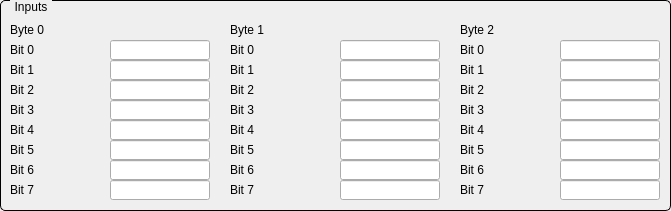
  <widget class="QGroupBox" name="titleGroupBox_3">
   <property name="geometry">
    <rect>
     <x>10</x>
     <y>90</y>
     <width>671</width>
     <height>211</height>
    </rect>
   </property>
   <property name="styleSheet">
    <string notr="true">QGroupBox {
    border: 1px solid black;
    border-radius: 5px;
    margin-top: 0.5em;
}

QGroupBox::title {
    subcontrol-origin: margin;
    left: 10px;
    padding: 0 3px 0 3px;
}</string>
   </property>
   <property name="title">
    <string>Inputs</string>
   </property>
   <widget class="QLabel" name="label">
    <property name="geometry">
     <rect>
      <x>10</x>
      <y>20</y>
      <width>50</width>
      <height>20</height>
     </rect>
    </property>
    <property name="text">
     <string>Byte 0</string>
    </property>
   </widget>
   <widget class="QESimpleShape" name="ledByte0_0">
    <property name="geometry">
     <rect>
      <x>50</x>
      <y>40</y>
      <width>16</width>
      <height>20</height>
     </rect>
    </property>
    <property name="colour0" stdset="0">
     <color>
      <red>240</red>
      <green>5</green>
      <blue>5</blue>
     </color>
    </property>
    <property name="variable" stdset="0">
     <string/>
    </property>
   </widget>
   <widget class="QELineEdit" name="txtByte0_0">
    <property name="geometry">
     <rect>
      <x>110</x>
      <y>40</y>
      <width>100</width>
      <height>20</height>
     </rect>
    </property>
    <property name="variable" stdset="0">
     <string/>
    </property>
   </widget>
   <widget class="QESimpleShape" name="ledByte0_1">
    <property name="geometry">
     <rect>
      <x>50</x>
      <y>60</y>
      <width>16</width>
      <height>20</height>
     </rect>
    </property>
    <property name="colour0" stdset="0">
     <color>
      <red>240</red>
      <green>5</green>
      <blue>5</blue>
     </color>
    </property>
    <property name="variable" stdset="0">
     <string/>
    </property>
   </widget>
   <widget class="QELineEdit" name="txtByte0_1">
    <property name="geometry">
     <rect>
      <x>110</x>
      <y>60</y>
      <width>100</width>
      <height>20</height>
     </rect>
    </property>
    <property name="variable" stdset="0">
     <string/>
    </property>
   </widget>
   <widget class="QESimpleShape" name="ledByte0_2">
    <property name="geometry">
     <rect>
      <x>50</x>
      <y>80</y>
      <width>16</width>
      <height>20</height>
     </rect>
    </property>
    <property name="colour0" stdset="0">
     <color>
      <red>240</red>
      <green>5</green>
      <blue>5</blue>
     </color>
    </property>
    <property name="variable" stdset="0">
     <string/>
    </property>
   </widget>
   <widget class="QELineEdit" name="txtByte0_2">
    <property name="geometry">
     <rect>
      <x>110</x>
      <y>80</y>
      <width>100</width>
      <height>20</height>
     </rect>
    </property>
    <property name="variable" stdset="0">
     <string/>
    </property>
   </widget>
   <widget class="QESimpleShape" name="ledByte0_3">
    <property name="geometry">
     <rect>
      <x>50</x>
      <y>100</y>
      <width>16</width>
      <height>20</height>
     </rect>
    </property>
    <property name="colour0" stdset="0">
     <color>
      <red>240</red>
      <green>5</green>
      <blue>5</blue>
     </color>
    </property>
    <property name="variable" stdset="0">
     <string/>
    </property>
   </widget>
   <widget class="QELineEdit" name="txtByte0_3">
    <property name="geometry">
     <rect>
      <x>110</x>
      <y>100</y>
      <width>100</width>
      <height>20</height>
     </rect>
    </property>
    <property name="variable" stdset="0">
     <string/>
    </property>
   </widget>
   <widget class="QESimpleShape" name="ledByte0_4">
    <property name="geometry">
     <rect>
      <x>50</x>
      <y>120</y>
      <width>16</width>
      <height>20</height>
     </rect>
    </property>
    <property name="colour0" stdset="0">
     <color>
      <red>240</red>
      <green>5</green>
      <blue>5</blue>
     </color>
    </property>
    <property name="variable" stdset="0">
     <string/>
    </property>
   </widget>
   <widget class="QELineEdit" name="txtByte0_4">
    <property name="geometry">
     <rect>
      <x>110</x>
      <y>120</y>
      <width>100</width>
      <height>20</height>
     </rect>
    </property>
    <property name="variable" stdset="0">
     <string/>
    </property>
   </widget>
   <widget class="QESimpleShape" name="ledByte0_5">
    <property name="geometry">
     <rect>
      <x>50</x>
      <y>140</y>
      <width>16</width>
      <height>20</height>
     </rect>
    </property>
    <property name="colour0" stdset="0">
     <color>
      <red>240</red>
      <green>5</green>
      <blue>5</blue>
     </color>
    </property>
    <property name="variable" stdset="0">
     <string/>
    </property>
   </widget>
   <widget class="QELineEdit" name="txtByte0_5">
    <property name="geometry">
     <rect>
      <x>110</x>
      <y>140</y>
      <width>100</width>
      <height>20</height>
     </rect>
    </property>
    <property name="variable" stdset="0">
     <string/>
    </property>
   </widget>
   <widget class="QESimpleShape" name="ledByte0_6">
    <property name="geometry">
     <rect>
      <x>50</x>
      <y>160</y>
      <width>16</width>
      <height>20</height>
     </rect>
    </property>
    <property name="colour0" stdset="0">
     <color>
      <red>240</red>
      <green>5</green>
      <blue>5</blue>
     </color>
    </property>
    <property name="variable" stdset="0">
     <string/>
    </property>
   </widget>
   <widget class="QELineEdit" name="txtByte0_6">
    <property name="geometry">
     <rect>
      <x>110</x>
      <y>160</y>
      <width>100</width>
      <height>20</height>
     </rect>
    </property>
    <property name="variable" stdset="0">
     <string/>
    </property>
   </widget>
   <widget class="QESimpleShape" name="ledByte0_7">
    <property name="geometry">
     <rect>
      <x>50</x>
      <y>180</y>
      <width>16</width>
      <height>20</height>
     </rect>
    </property>
    <property name="colour0" stdset="0">
     <color>
      <red>240</red>
      <green>5</green>
      <blue>5</blue>
     </color>
    </property>
    <property name="variable" stdset="0">
     <string/>
    </property>
   </widget>
   <widget class="QELineEdit" name="txtByte0_7">
    <property name="geometry">
     <rect>
      <x>110</x>
      <y>180</y>
      <width>100</width>
      <height>20</height>
     </rect>
    </property>
    <property name="variable" stdset="0">
     <string/>
    </property>
   </widget>
   <widget class="QESimpleShape" name="ledByte1_0">
    <property name="geometry">
     <rect>
      <x>280</x>
      <y>40</y>
      <width>16</width>
      <height>20</height>
     </rect>
    </property>
    <property name="colour0" stdset="0">
     <color>
      <red>240</red>
      <green>5</green>
      <blue>5</blue>
     </color>
    </property>
    <property name="variable" stdset="0">
     <string/>
    </property>
   </widget>
   <widget class="QELineEdit" name="txtByte1_0">
    <property name="geometry">
     <rect>
      <x>340</x>
      <y>40</y>
      <width>100</width>
      <height>20</height>
     </rect>
    </property>
    <property name="variable" stdset="0">
     <string/>
    </property>
   </widget>
   <widget class="QLabel" name="label_11">
    <property name="geometry">
     <rect>
      <x>230</x>
      <y>20</y>
      <width>50</width>
      <height>20</height>
     </rect>
    </property>
    <property name="text">
     <string>Byte 1</string>
    </property>
   </widget>
   <widget class="QESimpleShape" name="ledByte1_1">
    <property name="geometry">
     <rect>
      <x>280</x>
      <y>60</y>
      <width>16</width>
      <height>20</height>
     </rect>
    </property>
    <property name="colour0" stdset="0">
     <color>
      <red>240</red>
      <green>5</green>
      <blue>5</blue>
     </color>
    </property>
    <property name="variable" stdset="0">
     <string/>
    </property>
   </widget>
   <widget class="QELineEdit" name="txtByte1_1">
    <property name="geometry">
     <rect>
      <x>340</x>
      <y>60</y>
      <width>100</width>
      <height>20</height>
     </rect>
    </property>
    <property name="variable" stdset="0">
     <string/>
    </property>
   </widget>
   <widget class="QESimpleShape" name="ledByte1_2">
    <property name="geometry">
     <rect>
      <x>280</x>
      <y>80</y>
      <width>16</width>
      <height>20</height>
     </rect>
    </property>
    <property name="colour0" stdset="0">
     <color>
      <red>240</red>
      <green>5</green>
      <blue>5</blue>
     </color>
    </property>
    <property name="variable" stdset="0">
     <string/>
    </property>
   </widget>
   <widget class="QELineEdit" name="txtByte1_2">
    <property name="geometry">
     <rect>
      <x>340</x>
      <y>80</y>
      <width>100</width>
      <height>20</height>
     </rect>
    </property>
    <property name="variable" stdset="0">
     <string/>
    </property>
   </widget>
   <widget class="QESimpleShape" name="ledByte1_3">
    <property name="geometry">
     <rect>
      <x>280</x>
      <y>100</y>
      <width>16</width>
      <height>20</height>
     </rect>
    </property>
    <property name="colour0" stdset="0">
     <color>
      <red>240</red>
      <green>5</green>
      <blue>5</blue>
     </color>
    </property>
    <property name="variable" stdset="0">
     <string/>
    </property>
   </widget>
   <widget class="QELineEdit" name="txtByte1_3">
    <property name="geometry">
     <rect>
      <x>340</x>
      <y>100</y>
      <width>100</width>
      <height>20</height>
     </rect>
    </property>
    <property name="variable" stdset="0">
     <string/>
    </property>
   </widget>
   <widget class="QESimpleShape" name="ledByte1_4">
    <property name="geometry">
     <rect>
      <x>280</x>
      <y>120</y>
      <width>16</width>
      <height>20</height>
     </rect>
    </property>
    <property name="colour0" stdset="0">
     <color>
      <red>240</red>
      <green>5</green>
      <blue>5</blue>
     </color>
    </property>
    <property name="variable" stdset="0">
     <string/>
    </property>
   </widget>
   <widget class="QELineEdit" name="txtByte1_4">
    <property name="geometry">
     <rect>
      <x>340</x>
      <y>120</y>
      <width>100</width>
      <height>20</height>
     </rect>
    </property>
    <property name="variable" stdset="0">
     <string/>
    </property>
   </widget>
   <widget class="QESimpleShape" name="ledByte1_5">
    <property name="geometry">
     <rect>
      <x>280</x>
      <y>140</y>
      <width>16</width>
      <height>20</height>
     </rect>
    </property>
    <property name="colour0" stdset="0">
     <color>
      <red>240</red>
      <green>5</green>
      <blue>5</blue>
     </color>
    </property>
    <property name="variable" stdset="0">
     <string/>
    </property>
   </widget>
   <widget class="QELineEdit" name="txtByte1_5">
    <property name="geometry">
     <rect>
      <x>340</x>
      <y>140</y>
      <width>100</width>
      <height>20</height>
     </rect>
    </property>
    <property name="variable" stdset="0">
     <string/>
    </property>
   </widget>
   <widget class="QESimpleShape" name="ledByte1_6">
    <property name="geometry">
     <rect>
      <x>280</x>
      <y>160</y>
      <width>16</width>
      <height>20</height>
     </rect>
    </property>
    <property name="colour0" stdset="0">
     <color>
      <red>240</red>
      <green>5</green>
      <blue>5</blue>
     </color>
    </property>
    <property name="variable" stdset="0">
     <string/>
    </property>
   </widget>
   <widget class="QELineEdit" name="txtByte1_6">
    <property name="geometry">
     <rect>
      <x>340</x>
      <y>160</y>
      <width>100</width>
      <height>20</height>
     </rect>
    </property>
    <property name="variable" stdset="0">
     <string/>
    </property>
   </widget>
   <widget class="QESimpleShape" name="ledByte1_7">
    <property name="geometry">
     <rect>
      <x>280</x>
      <y>180</y>
      <width>16</width>
      <height>20</height>
     </rect>
    </property>
    <property name="colour0" stdset="0">
     <color>
      <red>240</red>
      <green>5</green>
      <blue>5</blue>
     </color>
    </property>
    <property name="variable" stdset="0">
     <string/>
    </property>
   </widget>
   <widget class="QELineEdit" name="txtByte1_7">
    <property name="geometry">
     <rect>
      <x>340</x>
      <y>180</y>
      <width>100</width>
      <height>20</height>
     </rect>
    </property>
    <property name="variable" stdset="0">
     <string/>
    </property>
   </widget>
   <widget class="QESimpleShape" name="ledByte2_0">
    <property name="geometry">
     <rect>
      <x>500</x>
      <y>40</y>
      <width>16</width>
      <height>20</height>
     </rect>
    </property>
    <property name="colour0" stdset="0">
     <color>
      <red>240</red>
      <green>5</green>
      <blue>5</blue>
     </color>
    </property>
    <property name="variable" stdset="0">
     <string/>
    </property>
   </widget>
   <widget class="QELineEdit" name="txtByte2_0">
    <property name="geometry">
     <rect>
      <x>560</x>
      <y>40</y>
      <width>100</width>
      <height>20</height>
     </rect>
    </property>
    <property name="variable" stdset="0">
     <string/>
    </property>
   </widget>
   <widget class="QLabel" name="label_20">
    <property name="geometry">
     <rect>
      <x>460</x>
      <y>20</y>
      <width>50</width>
      <height>20</height>
     </rect>
    </property>
    <property name="text">
     <string>Byte 2</string>
    </property>
   </widget>
   <widget class="QELineEdit" name="txtByte2_1">
    <property name="geometry">
     <rect>
      <x>560</x>
      <y>60</y>
      <width>100</width>
      <height>20</height>
     </rect>
    </property>
    <property name="variable" stdset="0">
     <string/>
    </property>
   </widget>
   <widget class="QESimpleShape" name="ledByte2_1">
    <property name="geometry">
     <rect>
      <x>500</x>
      <y>60</y>
      <width>16</width>
      <height>20</height>
     </rect>
    </property>
    <property name="colour0" stdset="0">
     <color>
      <red>240</red>
      <green>5</green>
      <blue>5</blue>
     </color>
    </property>
    <property name="variable" stdset="0">
     <string/>
    </property>
   </widget>
   <widget class="QELineEdit" name="txtByte2_2">
    <property name="geometry">
     <rect>
      <x>560</x>
      <y>80</y>
      <width>100</width>
      <height>20</height>
     </rect>
    </property>
    <property name="variable" stdset="0">
     <string/>
    </property>
   </widget>
   <widget class="QESimpleShape" name="ledByte2_2">
    <property name="geometry">
     <rect>
      <x>500</x>
      <y>80</y>
      <width>16</width>
      <height>20</height>
     </rect>
    </property>
    <property name="colour0" stdset="0">
     <color>
      <red>240</red>
      <green>5</green>
      <blue>5</blue>
     </color>
    </property>
    <property name="variable" stdset="0">
     <string/>
    </property>
   </widget>
   <widget class="QELineEdit" name="txtByte2_3">
    <property name="geometry">
     <rect>
      <x>560</x>
      <y>100</y>
      <width>100</width>
      <height>20</height>
     </rect>
    </property>
    <property name="variable" stdset="0">
     <string/>
    </property>
   </widget>
   <widget class="QESimpleShape" name="ledByte2_3">
    <property name="geometry">
     <rect>
      <x>500</x>
      <y>100</y>
      <width>16</width>
      <height>20</height>
     </rect>
    </property>
    <property name="colour0" stdset="0">
     <color>
      <red>240</red>
      <green>5</green>
      <blue>5</blue>
     </color>
    </property>
    <property name="variable" stdset="0">
     <string/>
    </property>
   </widget>
   <widget class="QELineEdit" name="txtByte2_4">
    <property name="geometry">
     <rect>
      <x>560</x>
      <y>120</y>
      <width>100</width>
      <height>20</height>
     </rect>
    </property>
    <property name="variable" stdset="0">
     <string/>
    </property>
   </widget>
   <widget class="QESimpleShape" name="ledByte2_4">
    <property name="geometry">
     <rect>
      <x>500</x>
      <y>120</y>
      <width>16</width>
      <height>20</height>
     </rect>
    </property>
    <property name="colour0" stdset="0">
     <color>
      <red>240</red>
      <green>5</green>
      <blue>5</blue>
     </color>
    </property>
    <property name="variable" stdset="0">
     <string/>
    </property>
   </widget>
   <widget class="QELineEdit" name="txtByte2_5">
    <property name="geometry">
     <rect>
      <x>560</x>
      <y>140</y>
      <width>100</width>
      <height>20</height>
     </rect>
    </property>
    <property name="variable" stdset="0">
     <string/>
    </property>
   </widget>
   <widget class="QESimpleShape" name="ledByte2_5">
    <property name="geometry">
     <rect>
      <x>500</x>
      <y>140</y>
      <width>16</width>
      <height>20</height>
     </rect>
    </property>
    <property name="colour0" stdset="0">
     <color>
      <red>240</red>
      <green>5</green>
      <blue>5</blue>
     </color>
    </property>
    <property name="variable" stdset="0">
     <string/>
    </property>
   </widget>
   <widget class="QELineEdit" name="txtByte2_6">
    <property name="geometry">
     <rect>
      <x>560</x>
      <y>160</y>
      <width>100</width>
      <height>20</height>
     </rect>
    </property>
    <property name="variable" stdset="0">
     <string/>
    </property>
   </widget>
   <widget class="QESimpleShape" name="ledByte2_6">
    <property name="geometry">
     <rect>
      <x>500</x>
      <y>160</y>
      <width>16</width>
      <height>20</height>
     </rect>
    </property>
    <property name="colour0" stdset="0">
     <color>
      <red>240</red>
      <green>5</green>
      <blue>5</blue>
     </color>
    </property>
    <property name="variable" stdset="0">
     <string/>
    </property>
   </widget>
   <widget class="QELineEdit" name="txtByte2_7">
    <property name="geometry">
     <rect>
      <x>560</x>
      <y>180</y>
      <width>100</width>
      <height>20</height>
     </rect>
    </property>
    <property name="variable" stdset="0">
     <string/>
    </property>
   </widget>
   <widget class="QESimpleShape" name="ledByte2_7">
    <property name="geometry">
     <rect>
      <x>500</x>
      <y>180</y>
      <width>16</width>
      <height>20</height>
     </rect>
    </property>
    <property name="colour0" stdset="0">
     <color>
      <red>240</red>
      <green>5</green>
      <blue>5</blue>
     </color>
    </property>
    <property name="variable" stdset="0">
     <string/>
    </property>
   </widget>
   <widget class="QLabel" name="label_53">
    <property name="geometry">
     <rect>
      <x>10</x>
      <y>40</y>
      <width>30</width>
      <height>20</height>
     </rect>
    </property>
    <property name="text">
     <string>Bit 0</string>
    </property>
   </widget>
   <widget class="QLabel" name="label_55">
    <property name="geometry">
     <rect>
      <x>10</x>
      <y>60</y>
      <width>30</width>
      <height>20</height>
     </rect>
    </property>
    <property name="text">
     <string>Bit 1</string>
    </property>
   </widget>
   <widget class="QLabel" name="label_56">
    <property name="geometry">
     <rect>
      <x>10</x>
      <y>180</y>
      <width>30</width>
      <height>20</height>
     </rect>
    </property>
    <property name="text">
     <string>Bit 7</string>
    </property>
   </widget>
   <widget class="QLabel" name="label_57">
    <property name="geometry">
     <rect>
      <x>10</x>
      <y>80</y>
      <width>30</width>
      <height>20</height>
     </rect>
    </property>
    <property name="text">
     <string>Bit 2</string>
    </property>
   </widget>
   <widget class="QLabel" name="label_58">
    <property name="geometry">
     <rect>
      <x>10</x>
      <y>160</y>
      <width>30</width>
      <height>20</height>
     </rect>
    </property>
    <property name="text">
     <string>Bit 6</string>
    </property>
   </widget>
   <widget class="QLabel" name="label_59">
    <property name="geometry">
     <rect>
      <x>10</x>
      <y>120</y>
      <width>30</width>
      <height>20</height>
     </rect>
    </property>
    <property name="text">
     <string>Bit 4</string>
    </property>
   </widget>
   <widget class="QLabel" name="label_60">
    <property name="geometry">
     <rect>
      <x>10</x>
      <y>100</y>
      <width>30</width>
      <height>20</height>
     </rect>
    </property>
    <property name="text">
     <string>Bit 3</string>
    </property>
   </widget>
   <widget class="QLabel" name="label_61">
    <property name="geometry">
     <rect>
      <x>10</x>
      <y>140</y>
      <width>30</width>
      <height>20</height>
     </rect>
    </property>
    <property name="text">
     <string>Bit 5</string>
    </property>
   </widget>
   <widget class="QLabel" name="label_62">
    <property name="geometry">
     <rect>
      <x>230</x>
      <y>40</y>
      <width>30</width>
      <height>20</height>
     </rect>
    </property>
    <property name="text">
     <string>Bit 0</string>
    </property>
   </widget>
   <widget class="QLabel" name="label_63">
    <property name="geometry">
     <rect>
      <x>230</x>
      <y>60</y>
      <width>30</width>
      <height>20</height>
     </rect>
    </property>
    <property name="text">
     <string>Bit 1</string>
    </property>
   </widget>
   <widget class="QLabel" name="label_64">
    <property name="geometry">
     <rect>
      <x>230</x>
      <y>180</y>
      <width>30</width>
      <height>20</height>
     </rect>
    </property>
    <property name="text">
     <string>Bit 7</string>
    </property>
   </widget>
   <widget class="QLabel" name="label_65">
    <property name="geometry">
     <rect>
      <x>230</x>
      <y>80</y>
      <width>30</width>
      <height>20</height>
     </rect>
    </property>
    <property name="text">
     <string>Bit 2</string>
    </property>
   </widget>
   <widget class="QLabel" name="label_66">
    <property name="geometry">
     <rect>
      <x>230</x>
      <y>160</y>
      <width>30</width>
      <height>20</height>
     </rect>
    </property>
    <property name="text">
     <string>Bit 6</string>
    </property>
   </widget>
   <widget class="QLabel" name="label_67">
    <property name="geometry">
     <rect>
      <x>230</x>
      <y>120</y>
      <width>30</width>
      <height>20</height>
     </rect>
    </property>
    <property name="text">
     <string>Bit 4</string>
    </property>
   </widget>
   <widget class="QLabel" name="label_68">
    <property name="geometry">
     <rect>
      <x>230</x>
      <y>100</y>
      <width>30</width>
      <height>20</height>
     </rect>
    </property>
    <property name="text">
     <string>Bit 3</string>
    </property>
   </widget>
   <widget class="QLabel" name="label_69">
    <property name="geometry">
     <rect>
      <x>230</x>
      <y>140</y>
      <width>30</width>
      <height>20</height>
     </rect>
    </property>
    <property name="text">
     <string>Bit 5</string>
    </property>
   </widget>
   <widget class="QLabel" name="label_70">
    <property name="geometry">
     <rect>
      <x>460</x>
      <y>40</y>
      <width>30</width>
      <height>20</height>
     </rect>
    </property>
    <property name="text">
     <string>Bit 0</string>
    </property>
   </widget>
   <widget class="QLabel" name="label_71">
    <property name="geometry">
     <rect>
      <x>460</x>
      <y>60</y>
      <width>30</width>
      <height>20</height>
     </rect>
    </property>
    <property name="text">
     <string>Bit 1</string>
    </property>
   </widget>
   <widget class="QLabel" name="label_72">
    <property name="geometry">
     <rect>
      <x>460</x>
      <y>180</y>
      <width>30</width>
      <height>20</height>
     </rect>
    </property>
    <property name="text">
     <string>Bit 7</string>
    </property>
   </widget>
   <widget class="QLabel" name="label_73">
    <property name="geometry">
     <rect>
      <x>460</x>
      <y>80</y>
      <width>30</width>
      <height>20</height>
     </rect>
    </property>
    <property name="text">
     <string>Bit 2</string>
    </property>
   </widget>
   <widget class="QLabel" name="label_74">
    <property name="geometry">
     <rect>
      <x>460</x>
      <y>160</y>
      <width>30</width>
      <height>20</height>
     </rect>
    </property>
    <property name="text">
     <string>Bit 6</string>
    </property>
   </widget>
   <widget class="QLabel" name="label_75">
    <property name="geometry">
     <rect>
      <x>460</x>
      <y>120</y>
      <width>30</width>
      <height>20</height>
     </rect>
    </property>
    <property name="text">
     <string>Bit 4</string>
    </property>
   </widget>
   <widget class="QLabel" name="label_76">
    <property name="geometry">
     <rect>
      <x>460</x>
      <y>100</y>
      <width>30</width>
      <height>20</height>
     </rect>
    </property>
    <property name="text">
     <string>Bit 3</string>
    </property>
   </widget>
   <widget class="QLabel" name="label_77">
    <property name="geometry">
     <rect>
      <x>460</x>
      <y>140</y>
      <width>30</width>
      <height>20</height>
     </rect>
    </property>
    <property name="text">
     <string>Bit 5</string>
    </property>
   </widget>
  </widget>
